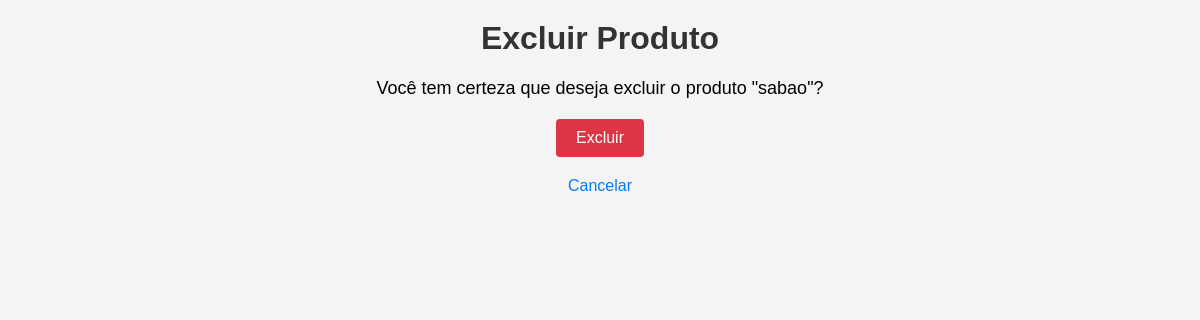
Page /produto/produto/1/excluir/ (signed in) on the earlier database version.
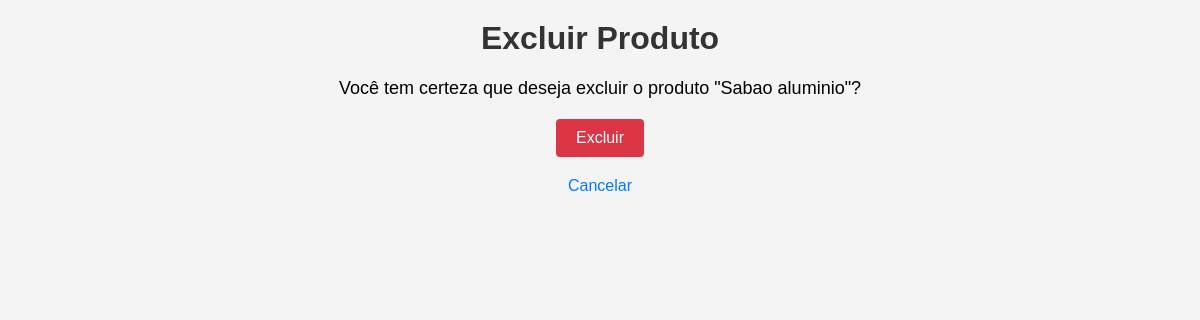
Same page on the later database version.
### produto/models.py (models this page shows, shortened)
class Produto(models.Model):
    user = models.ForeignKey(User, on_delete=models.CASCADE, related_name='produtos')
    nome = models.CharField(max_length=100)
    descricao = models.TextField(blank=True)
    preco = models.DecimalField(max_digits=10, decimal_places=2)
    quantidade = models.PositiveIntegerField(default=0)

### produto/views.py (the view)
# urls.py: path('produto/<int:produto_id>/excluir/', views.excluir_produto, name='excluir_produto'),
@login_required
def excluir_produto(request, produto_id):
    produto = get_object_or_404(Produto, id=produto_id)
    if request.method == 'POST':
        if request.user == produto.user or request.user.is_staff:
            produto.delete()
            return redirect('listar_produto')
        else:
            raise PermissionDenied
    return render(request, 'excluir_produto.html', {'produto': produto})

### produto/templates/excluir_produto.html (shortened to what this page needs)
<!DOCTYPE html>
<html lang="en">
<head>
    {% load static %}
    <link rel="stylesheet" href="{% static 'css/excluir_produto.css' %}">
</head>
<body>
    <h1>Excluir Produto</h1>
    <p>Você tem certeza que deseja excluir o produto "{{ produto.nome }}"?</p>
    <form method="post">
        <button type="submit">Excluir</button>
    </form>
    <a href="{% url 'listar_produto' %}">Cancelar</a>
</body>
</html>

Differences in the rows shown:
changed Produto: nome "sabao" → "Sabao aluminio"
